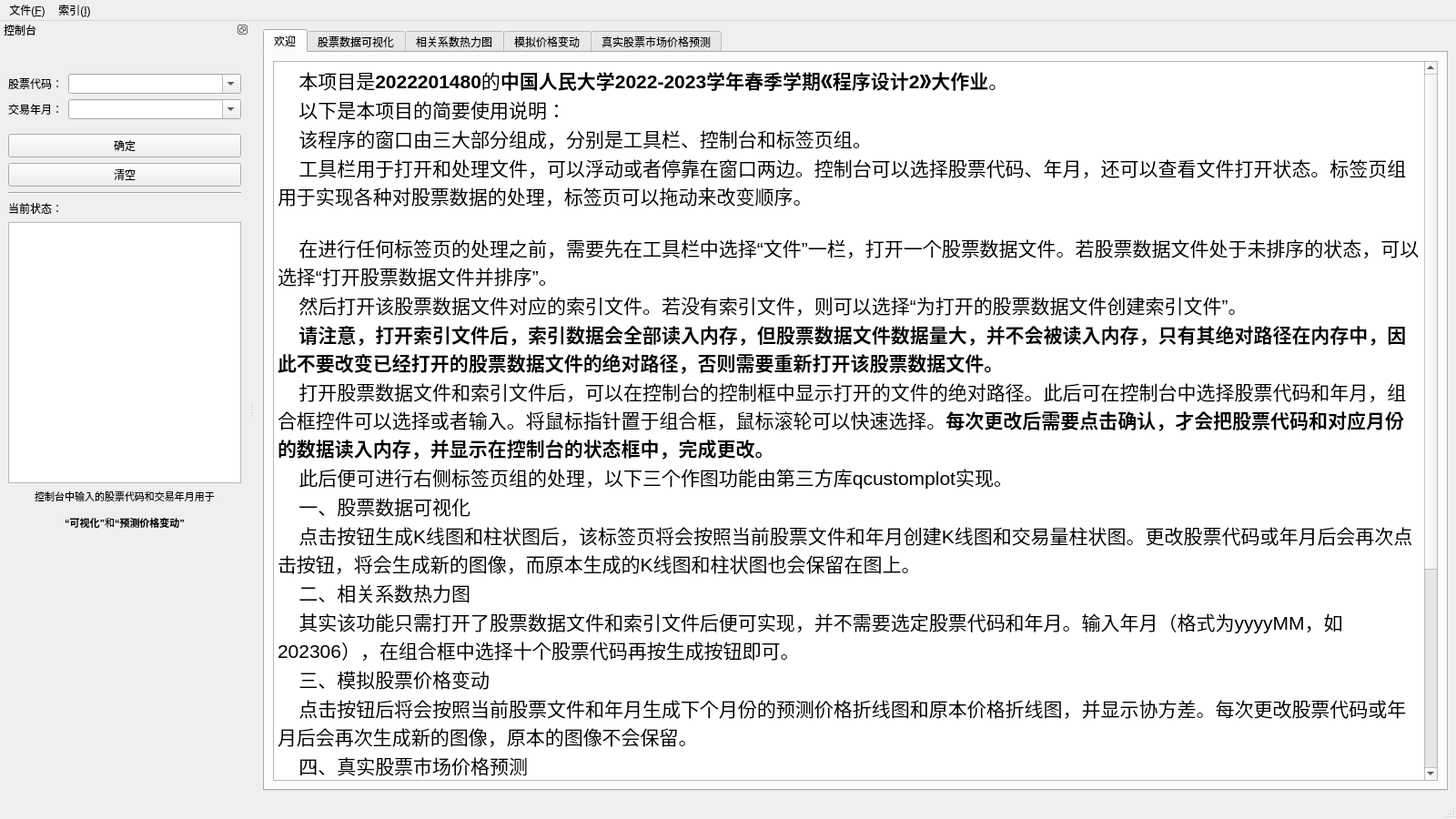
<?xml version="1.0" encoding="UTF-8"?>
<ui version="4.0">
 <class>StockWin</class>
 <widget class="QMainWindow" name="StockWin">
  <property name="geometry">
   <rect>
    <x>0</x>
    <y>0</y>
    <width>1600</width>
    <height>900</height>
   </rect>
  </property>
  <property name="windowTitle">
   <string>股票分析程序 by 2022201480</string>
  </property>
  <widget class="QWidget" name="centralwidget">
   <layout class="QHBoxLayout" name="horizontalLayout_3">
    <item>
     <widget class="QTabWidget" name="tabFunctions">
      <property name="styleSheet">
       <string notr="true"/>
      </property>
      <property name="currentIndex">
       <number>0</number>
      </property>
      <property name="tabsClosable">
       <bool>false</bool>
      </property>
      <property name="movable">
       <bool>true</bool>
      </property>
      <property name="tabBarAutoHide">
       <bool>true</bool>
      </property>
      <widget class="QWidget" name="TabWelcome">
       <attribute name="title">
        <string>欢迎</string>
       </attribute>
       <layout class="QHBoxLayout" name="horizontalLayout_7">
        <item>
         <widget class="QTextBrowser" name="WelcomeTextBrowser">
          <property name="html">
           <string>&lt;!DOCTYPE HTML PUBLIC &quot;-//W3C//DTD HTML 4.0//EN&quot; &quot;http://www.w3.org/TR/REC-html40/strict.dtd&quot;&gt;
&lt;html&gt;&lt;head&gt;&lt;meta name=&quot;qrichtext&quot; content=&quot;1&quot; /&gt;&lt;style type=&quot;text/css&quot;&gt;
p, li { white-space: pre-wrap; }
&lt;/style&gt;&lt;/head&gt;&lt;body style=&quot; font-family:'SimSun'; font-size:9pt; font-weight:400; font-style:normal;&quot;&gt;
&lt;p style=&quot; margin-top:0px; margin-bottom:0px; margin-left:0px; margin-right:0px; -qt-block-indent:0; text-indent:0px;&quot;&gt;&lt;span style=&quot; font-size:16pt;&quot;&gt;    本项目是&lt;/span&gt;&lt;span style=&quot; font-size:16pt; font-weight:600;&quot;&gt;2022201480&lt;/span&gt;&lt;span style=&quot; font-size:16pt;&quot;&gt;的&lt;/span&gt;&lt;span style=&quot; font-size:16pt; font-weight:600;&quot;&gt;中国人民大学&lt;/span&gt;&lt;span style=&quot; font-family:'Times New Roman','serif'; font-size:16pt; font-weight:600;&quot;&gt;2022-2023学年春季学期&lt;/span&gt;&lt;span style=&quot; font-family:'宋体'; font-size:16pt; font-weight:600;&quot;&gt;《程序设计&lt;/span&gt;&lt;span style=&quot; font-family:'Times New Roman','serif'; font-size:16pt; font-weight:600;&quot;&gt;2&lt;/span&gt;&lt;span style=&quot; font-family:'宋体'; font-size:16pt; font-weight:600;&quot;&gt;》大作业&lt;/span&gt;&lt;span style=&quot; font-family:'宋体'; font-size:16pt;&quot;&gt;。&lt;/span&gt;&lt;/p&gt;
&lt;p style=&quot; margin-top:0px; margin-bottom:0px; margin-left:0px; margin-right:0px; -qt-block-indent:0; text-indent:0px;&quot;&gt;&lt;span style=&quot; font-family:'宋体'; font-size:16pt;&quot;&gt;    以下是本项目的简要使用说明：&lt;/span&gt;&lt;/p&gt;
&lt;p style=&quot; margin-top:0px; margin-bottom:0px; margin-left:0px; margin-right:0px; -qt-block-indent:0; text-indent:0px;&quot;&gt;&lt;span style=&quot; font-family:'宋体'; font-size:16pt;&quot;&gt;    该程序的窗口由三大部分组成，分别是工具栏、控制台和标签页组。&lt;/span&gt;&lt;/p&gt;
&lt;p style=&quot; margin-top:0px; margin-bottom:0px; margin-left:0px; margin-right:0px; -qt-block-indent:0; text-indent:0px;&quot;&gt;&lt;span style=&quot; font-family:'宋体'; font-size:16pt;&quot;&gt;    工具栏用于打开和处理文件，可以浮动或者停靠在窗口两边。控制台可以选择股票代码、年月，还可以查看文件打开状态。标签页组用于实现各种对股票数据的处理，标签页可以拖动来改变顺序。&lt;/span&gt;&lt;/p&gt;
&lt;p style=&quot; margin-top:0px; margin-bottom:0px; margin-left:0px; margin-right:0px; -qt-block-indent:0; text-indent:0px;&quot;&gt;&lt;span style=&quot; font-family:'宋体'; font-size:16pt;&quot;&gt;    &lt;/span&gt;&lt;/p&gt;
&lt;p style=&quot; margin-top:0px; margin-bottom:0px; margin-left:0px; margin-right:0px; -qt-block-indent:0; text-indent:0px;&quot;&gt;&lt;span style=&quot; font-family:'宋体'; font-size:16pt;&quot;&gt;    在进行任何标签页的处理之前，需要先在工具栏中选择“文件”一栏，打开一个股票数据文件。若股票数据文件处于未排序的状态，可以选择“打开股票数据文件并排序”。&lt;/span&gt;&lt;/p&gt;
&lt;p style=&quot; margin-top:0px; margin-bottom:0px; margin-left:0px; margin-right:0px; -qt-block-indent:0; text-indent:0px;&quot;&gt;&lt;span style=&quot; font-family:'宋体'; font-size:16pt;&quot;&gt;    然后打开该股票数据文件对应的索引文件。若没有索引文件，则可以选择“为打开的股票数据文件创建索引文件”。&lt;/span&gt;&lt;/p&gt;
&lt;p style=&quot; margin-top:0px; margin-bottom:0px; margin-left:0px; margin-right:0px; -qt-block-indent:0; text-indent:0px;&quot;&gt;&lt;span style=&quot; font-family:'宋体'; font-size:16pt;&quot;&gt;    &lt;/span&gt;&lt;span style=&quot; font-family:'宋体'; font-size:16pt; font-weight:600;&quot;&gt;请注意，打开索引文件后，索引数据会全部读入内存，但股票数据文件数据量大，并不会被读入内存，只有其绝对路径在内存中，因此不要改变已经打开的股票数据文件的绝对路径，否则需要重新打开该股票数据文件。&lt;/span&gt;&lt;/p&gt;
&lt;p style=&quot; margin-top:0px; margin-bottom:0px; margin-left:0px; margin-right:0px; -qt-block-indent:0; text-indent:0px;&quot;&gt;&lt;span style=&quot; font-family:'宋体'; font-size:16pt;&quot;&gt;    打开股票数据文件和索引文件后，可以在控制台的控制框中显示打开的文件的绝对路径。此后可在控制台中选择股票代码和年月，组合框控件可以选择或者输入。将鼠标指针置于组合框，鼠标滚轮可以快速选择。&lt;/span&gt;&lt;span style=&quot; font-family:'宋体'; font-size:16pt; font-weight:600;&quot;&gt;每次更改后需要点击确认，才会把股票代码和对应月份的数据读入内存，并显示在控制台的状态框中，完成更改。&lt;/span&gt;&lt;/p&gt;
&lt;p style=&quot; margin-top:0px; margin-bottom:0px; margin-left:0px; margin-right:0px; -qt-block-indent:0; text-indent:0px;&quot;&gt;&lt;span style=&quot; font-family:'宋体'; font-size:16pt;&quot;&gt;    此后便可进行右侧标签页组的处理，以下三个作图功能由第三方库qcustomplot实现。&lt;/span&gt;&lt;/p&gt;
&lt;p style=&quot; margin-top:0px; margin-bottom:0px; margin-left:0px; margin-right:0px; -qt-block-indent:0; text-indent:0px;&quot;&gt;&lt;span style=&quot; font-family:'宋体'; font-size:16pt;&quot;&gt;    一、股票数据可视化&lt;/span&gt;&lt;/p&gt;
&lt;p style=&quot; margin-top:0px; margin-bottom:0px; margin-left:0px; margin-right:0px; -qt-block-indent:0; text-indent:0px;&quot;&gt;&lt;span style=&quot; font-family:'宋体'; font-size:16pt;&quot;&gt;    点击按钮生成K线图和柱状图后，该标签页将会按照当前股票文件和年月创建K线图和交易量柱状图。更改股票代码或年月后会再次点击按钮，将会生成新的图像，而原本生成的K线图和柱状图也会保留在图上。&lt;/span&gt;&lt;/p&gt;
&lt;p style=&quot; margin-top:0px; margin-bottom:0px; margin-left:0px; margin-right:0px; -qt-block-indent:0; text-indent:0px;&quot;&gt;&lt;span style=&quot; font-family:'宋体'; font-size:16pt;&quot;&gt;    二、相关系数热力图&lt;/span&gt;&lt;/p&gt;
&lt;p style=&quot; margin-top:0px; margin-bottom:0px; margin-left:0px; margin-right:0px; -qt-block-indent:0; text-indent:0px;&quot;&gt;&lt;span style=&quot; font-family:'宋体'; font-size:16pt;&quot;&gt;    其实该功能只需打开了股票数据文件和索引文件后便可实现，并不需要选定股票代码和年月。输入年月（格式为yyyyMM，如202306），在组合框中选择十个股票代码再按生成按钮即可。&lt;/span&gt;&lt;/p&gt;
&lt;p style=&quot; margin-top:0px; margin-bottom:0px; margin-left:0px; margin-right:0px; -qt-block-indent:0; text-indent:0px;&quot;&gt;&lt;span style=&quot; font-family:'宋体'; font-size:16pt;&quot;&gt;    三、模拟股票价格变动&lt;/span&gt;&lt;/p&gt;
&lt;p style=&quot; margin-top:0px; margin-bottom:0px; margin-left:0px; margin-right:0px; -qt-block-indent:0; text-indent:0px;&quot;&gt;&lt;span style=&quot; font-family:'宋体'; font-size:16pt;&quot;&gt;    点击按钮后将会按照当前股票文件和年月生成下个月份的预测价格折线图和原本价格折线图，并显示协方差。每次更改股票代码或年月后会再次生成新的图像，原本的图像不会保留。&lt;/span&gt;&lt;/p&gt;
&lt;p style=&quot; margin-top:0px; margin-bottom:0px; margin-left:0px; margin-right:0px; -qt-block-indent:0; text-indent:0px;&quot;&gt;&lt;span style=&quot; font-family:'宋体'; font-size:16pt;&quot;&gt;    四、真实股票市场价格预测&lt;/span&gt;&lt;/p&gt;
&lt;p style=&quot; margin-top:0px; margin-bottom:0px; margin-left:0px; margin-right:0px; -qt-block-indent:0; text-indent:0px;&quot;&gt;&lt;span style=&quot; font-family:'宋体'; font-size:16pt;&quot;&gt;    这其实是空白标签页，因为还没有做QwQ&lt;/span&gt;&lt;/p&gt;
&lt;p style=&quot;-qt-paragraph-type:empty; margin-top:0px; margin-bottom:0px; margin-left:0px; margin-right:0px; -qt-block-indent:0; text-indent:0px; font-family:'宋体'; font-size:16pt;&quot;&gt;&lt;br /&gt;&lt;/p&gt;
&lt;p style=&quot; margin-top:0px; margin-bottom:0px; margin-left:0px; margin-right:0px; -qt-block-indent:0; text-indent:0px;&quot;&gt;&lt;span style=&quot; font-family:'宋体'; font-size:16pt;&quot;&gt;    关于股票数据文件和索引文件的格式：&lt;/span&gt;&lt;/p&gt;
&lt;p style=&quot; margin-top:0px; margin-bottom:0px; margin-left:0px; margin-right:0px; -qt-block-indent:0; text-indent:0px;&quot;&gt;&lt;span style=&quot; font-family:'宋体'; font-size:16pt;&quot;&gt;    两者都为csv格式，数据之间用逗号分隔。&lt;/span&gt;&lt;/p&gt;
&lt;p style=&quot; margin-top:0px; margin-bottom:0px; margin-left:0px; margin-right:0px; -qt-block-indent:0; text-indent:0px;&quot;&gt;&lt;span style=&quot; font-family:'宋体'; font-size:16pt;&quot;&gt;    数据文件由表头（首行）和具体一行行的股票数据构成。股票数据第一行为表头，&lt;/span&gt;&lt;span style=&quot; font-family:'Times New Roman','serif'; font-size:16pt;&quot;&gt;ts_code&lt;/span&gt;&lt;span style=&quot; font-family:'宋体'; font-size:16pt;&quot;&gt;表示股票代码，&lt;/span&gt;&lt;span style=&quot; font-family:'Times New Roman','serif'; font-size:16pt;&quot;&gt;trade_date&lt;/span&gt;&lt;span style=&quot; font-family:'宋体'; font-size:16pt;&quot;&gt;表示交易日期，&lt;/span&gt;&lt;span style=&quot; font-family:'Times New Roman','serif'; font-size:16pt;&quot;&gt;open&lt;/span&gt;&lt;span style=&quot; font-family:'宋体'; font-size:16pt;&quot;&gt;表示开盘价，&lt;/span&gt;&lt;span style=&quot; font-family:'Times New Roman','serif'; font-size:16pt;&quot;&gt;high&lt;/span&gt;&lt;span style=&quot; font-family:'宋体'; font-size:16pt;&quot;&gt;表示最高价，&lt;/span&gt;&lt;span style=&quot; font-family:'Times New Roman','serif'; font-size:16pt;&quot;&gt;low&lt;/span&gt;&lt;span style=&quot; font-family:'宋体'; font-size:16pt;&quot;&gt;表示最低价，&lt;/span&gt;&lt;span style=&quot; font-family:'Times New Roman','serif'; font-size:16pt;&quot;&gt;close&lt;/span&gt;&lt;span style=&quot; font-family:'宋体'; font-size:16pt;&quot;&gt;表示收盘价，&lt;/span&gt;&lt;span style=&quot; font-family:'Times New Roman','serif'; font-size:16pt;&quot;&gt;pre_close&lt;/span&gt;&lt;span style=&quot; font-family:'宋体'; font-size:16pt;&quot;&gt;表示临近收盘价，&lt;/span&gt;&lt;span style=&quot; font-family:'Times New Roman','serif'; font-size:16pt;&quot;&gt;change&lt;/span&gt;&lt;span style=&quot; font-family:'宋体'; font-size:16pt;&quot;&gt;表示涨跌幅，&lt;/span&gt;&lt;span style=&quot; font-family:'Times New Roman','serif'; font-size:16pt;&quot;&gt;pct_chg&lt;/span&gt;&lt;span style=&quot; font-family:'宋体'; font-size:16pt;&quot;&gt;表示涨跌百分比，&lt;/span&gt;&lt;span style=&quot; font-family:'Times New Roman','serif'; font-size:16pt;&quot;&gt;vol&lt;/span&gt;&lt;span style=&quot; font-family:'宋体'; font-size:16pt;&quot;&gt;表示交易量，&lt;/span&gt;&lt;span style=&quot; font-family:'Times New Roman','serif'; font-size:16pt;&quot;&gt;amount&lt;/span&gt;&lt;span style=&quot; font-family:'宋体'; font-size:16pt;&quot;&gt;表示交易金额。&lt;/span&gt;&lt;/p&gt;
&lt;p style=&quot; margin-top:0px; margin-bottom:0px; margin-left:0px; margin-right:0px; -qt-block-indent:0; text-indent:0px;&quot;&gt;&lt;span style=&quot; font-family:'宋体'; font-size:16pt;&quot;&gt;    示例：&amp;quot;000026.SZ,20200102,11.26,11.52,11.02,11.31,11.09,0.22,1.9838,271761.56,306711.28&amp;quot;&lt;/span&gt;&lt;/p&gt;
&lt;p style=&quot; margin-top:0px; margin-bottom:0px; margin-left:0px; margin-right:0px; -qt-block-indent:0; text-indent:0px;&quot;&gt;&lt;span style=&quot; font-family:'宋体'; font-size:16pt;&quot;&gt;    索引文件的由一行行的数据构成，比如：&amp;quot;000026.SZ,202008,10878&amp;quot;。分别代表股票代码、年月、在股票数据文件中的偏移量。&lt;/span&gt;&lt;/p&gt;
&lt;p style=&quot; margin-top:0px; margin-bottom:0px; margin-left:0px; margin-right:0px; -qt-block-indent:0; text-indent:0px;&quot;&gt;&lt;span style=&quot; font-family:'宋体'; font-size:16pt;&quot;&gt;    &lt;/span&gt;&lt;span style=&quot; font-family:'宋体'; font-size:16pt; font-weight:600;&quot;&gt;本程序将无法处理不符合上述格式的文件。&lt;/span&gt;&lt;/p&gt;&lt;/body&gt;&lt;/html&gt;</string>
          </property>
         </widget>
        </item>
       </layout>
      </widget>
      <widget class="QWidget" name="TabFinancialChart">
       <attribute name="title">
        <string>股票数据可视化</string>
       </attribute>
       <layout class="QVBoxLayout" name="verticalLayout_2">
        <item>
         <widget class="QCustomPlot" name="FinancialChart" native="true"/>
        </item>
        <item>
         <widget class="QWidget" name="CreateFinancialChartLayoutWigdet" native="true">
          <property name="sizePolicy">
           <sizepolicy hsizetype="MinimumExpanding" vsizetype="Fixed">
            <horstretch>0</horstretch>
            <verstretch>0</verstretch>
           </sizepolicy>
          </property>
          <layout class="QHBoxLayout" name="horizontalLayout">
           <item>
            <spacer name="CreateFinancialChartButtonLeftHorizontalSpacer">
             <property name="orientation">
              <enum>Qt::Horizontal</enum>
             </property>
             <property name="sizeHint" stdset="0">
              <size>
               <width>40</width>
               <height>20</height>
              </size>
             </property>
            </spacer>
           </item>
           <item>
            <widget class="QPushButton" name="CreateFinancialChartButton">
             <property name="sizePolicy">
              <sizepolicy hsizetype="Preferred" vsizetype="Preferred">
               <horstretch>0</horstretch>
               <verstretch>0</verstretch>
              </sizepolicy>
             </property>
             <property name="text">
              <string>生成K线图和柱状图</string>
             </property>
            </widget>
           </item>
           <item>
            <spacer name="CreateFinancialChartButtonRightHorizontalSpacer">
             <property name="orientation">
              <enum>Qt::Horizontal</enum>
             </property>
             <property name="sizeHint" stdset="0">
              <size>
               <width>40</width>
               <height>20</height>
              </size>
             </property>
            </spacer>
           </item>
          </layout>
         </widget>
        </item>
       </layout>
      </widget>
      <widget class="QWidget" name="TabPearsonCorrelationMap">
       <attribute name="title">
        <string>相关系数热力图</string>
       </attribute>
       <layout class="QHBoxLayout" name="horizontalLayout_2">
        <item>
         <widget class="QWidget" name="MapInfoLayoutWidget" native="true">
          <property name="sizePolicy">
           <sizepolicy hsizetype="Fixed" vsizetype="Expanding">
            <horstretch>0</horstretch>
            <verstretch>0</verstretch>
           </sizepolicy>
          </property>
          <layout class="QVBoxLayout" name="verticalLayout">
           <item>
            <widget class="QWidget" name="MapCurrentMonthInfoWidgetLayout" native="true">
             <property name="sizePolicy">
              <sizepolicy hsizetype="Preferred" vsizetype="Maximum">
               <horstretch>0</horstretch>
               <verstretch>0</verstretch>
              </sizepolicy>
             </property>
             <layout class="QHBoxLayout" name="horizontalLayout_4">
              <item>
               <widget class="QLabel" name="MapCurrentMonthInfo">
                <property name="sizePolicy">
                 <sizepolicy hsizetype="Preferred" vsizetype="Maximum">
                  <horstretch>0</horstretch>
                  <verstretch>0</verstretch>
                 </sizepolicy>
                </property>
                <property name="text">
                 <string>&lt;html&gt;&lt;head/&gt;&lt;body&gt;&lt;p align=&quot;center&quot;&gt;选择年月：&lt;/p&gt;&lt;/body&gt;&lt;/html&gt;</string>
                </property>
               </widget>
              </item>
              <item>
               <widget class="QLineEdit" name="MapMonthInputLineEdit">
                <property name="sizePolicy">
                 <sizepolicy hsizetype="Fixed" vsizetype="Fixed">
                  <horstretch>0</horstretch>
                  <verstretch>0</verstretch>
                 </sizepolicy>
                </property>
                <property name="placeholderText">
                 <string>（格式：yyyyMM）</string>
                </property>
                <property name="clearButtonEnabled">
                 <bool>true</bool>
                </property>
               </widget>
              </item>
             </layout>
            </widget>
           </item>
           <item>
            <widget class="QLabel" name="ChosenInfoLabel">
             <property name="sizePolicy">
              <sizepolicy hsizetype="Preferred" vsizetype="Maximum">
               <horstretch>0</horstretch>
               <verstretch>0</verstretch>
              </sizepolicy>
             </property>
             <property name="text">
              <string>&lt;html&gt;&lt;head/&gt;&lt;body&gt;&lt;p align=&quot;center&quot;&gt;请选择10个股票代码&lt;/p&gt;&lt;/body&gt;&lt;/html&gt;</string>
             </property>
            </widget>
           </item>
           <item>
            <widget class="QWidget" name="ComboBoxLayout" native="true">
             <property name="sizePolicy">
              <sizepolicy hsizetype="Preferred" vsizetype="Maximum">
               <horstretch>0</horstretch>
               <verstretch>0</verstretch>
              </sizepolicy>
             </property>
             <layout class="QGridLayout" name="gridLayout">
              <item row="4" column="1">
               <widget class="QComboBox" name="ComboBox8">
                <property name="editable">
                 <bool>true</bool>
                </property>
               </widget>
              </item>
              <item row="1" column="0">
               <widget class="QComboBox" name="ComboBox1">
                <property name="editable">
                 <bool>true</bool>
                </property>
                <property name="frame">
                 <bool>true</bool>
                </property>
               </widget>
              </item>
              <item row="5" column="1">
               <widget class="QComboBox" name="ComboBox10">
                <property name="editable">
                 <bool>true</bool>
                </property>
               </widget>
              </item>
              <item row="2" column="1">
               <widget class="QComboBox" name="ComboBox4">
                <property name="editable">
                 <bool>true</bool>
                </property>
               </widget>
              </item>
              <item row="1" column="1">
               <widget class="QComboBox" name="ComboBox2">
                <property name="editable">
                 <bool>true</bool>
                </property>
               </widget>
              </item>
              <item row="3" column="0">
               <widget class="QComboBox" name="ComboBox5">
                <property name="editable">
                 <bool>true</bool>
                </property>
               </widget>
              </item>
              <item row="5" column="0">
               <widget class="QComboBox" name="ComboBox9">
                <property name="editable">
                 <bool>true</bool>
                </property>
               </widget>
              </item>
              <item row="4" column="0">
               <widget class="QComboBox" name="ComboBox7">
                <property name="editable">
                 <bool>true</bool>
                </property>
               </widget>
              </item>
              <item row="3" column="1">
               <widget class="QComboBox" name="ComboBox6">
                <property name="editable">
                 <bool>true</bool>
                </property>
               </widget>
              </item>
              <item row="2" column="0">
               <widget class="QComboBox" name="ComboBox3">
                <property name="editable">
                 <bool>true</bool>
                </property>
               </widget>
              </item>
             </layout>
            </widget>
           </item>
           <item>
            <widget class="QWidget" name="MapButtonsLayoutWigdet" native="true">
             <property name="sizePolicy">
              <sizepolicy hsizetype="Expanding" vsizetype="Preferred">
               <horstretch>0</horstretch>
               <verstretch>0</verstretch>
              </sizepolicy>
             </property>
             <layout class="QHBoxLayout" name="horizontalLayout_5">
              <item>
               <widget class="QPushButton" name="MapConfirmButton">
                <property name="text">
                 <string>确认</string>
                </property>
               </widget>
              </item>
              <item>
               <widget class="QPushButton" name="MapClearButton">
                <property name="text">
                 <string>清空</string>
                </property>
               </widget>
              </item>
             </layout>
            </widget>
           </item>
           <item>
            <widget class="QLabel" name="WrongInfoLabel">
             <property name="text">
              <string>&lt;html&gt;&lt;head/&gt;&lt;body&gt;&lt;p align=&quot;center&quot;&gt;&lt;span style=&quot; font-weight:600;&quot;&gt;备注：&lt;/span&gt;&lt;/p&gt;&lt;p align=&quot;center&quot;&gt;相关系数为-1.01意为两支股票&lt;/p&gt;&lt;p align=&quot;center&quot;&gt;在选定月份的交易日数量不同&lt;/p&gt;&lt;p align=&quot;center&quot;&gt;无法计算皮尔森相关系数&lt;/p&gt;&lt;/body&gt;&lt;/html&gt;</string>
             </property>
            </widget>
           </item>
           <item>
            <spacer name="MapUnderButtonsVerticalSpacer">
             <property name="orientation">
              <enum>Qt::Vertical</enum>
             </property>
             <property name="sizeHint" stdset="0">
              <size>
               <width>20</width>
               <height>40</height>
              </size>
             </property>
            </spacer>
           </item>
          </layout>
         </widget>
        </item>
        <item>
         <widget class="QCustomPlot" name="PearsonCorrelationMap" native="true">
          <property name="sizePolicy">
           <sizepolicy hsizetype="Expanding" vsizetype="Expanding">
            <horstretch>0</horstretch>
            <verstretch>0</verstretch>
           </sizepolicy>
          </property>
         </widget>
        </item>
       </layout>
      </widget>
      <widget class="QWidget" name="TabPrediction">
       <attribute name="title">
        <string>模拟价格变动</string>
       </attribute>
       <layout class="QVBoxLayout" name="verticalLayout_3">
        <item>
         <widget class="QCustomPlot" name="SimulationGraph" native="true"/>
        </item>
        <item>
         <widget class="QWidget" name="CreateSimulationGraphLayoutWidget" native="true">
          <property name="sizePolicy">
           <sizepolicy hsizetype="Preferred" vsizetype="Maximum">
            <horstretch>0</horstretch>
            <verstretch>0</verstretch>
           </sizepolicy>
          </property>
          <layout class="QHBoxLayout" name="horizontalLayout_6">
           <item>
            <spacer name="CreateSimulationGraphButtonLeftHorizontalSpacer">
             <property name="orientation">
              <enum>Qt::Horizontal</enum>
             </property>
             <property name="sizeHint" stdset="0">
              <size>
               <width>40</width>
               <height>20</height>
              </size>
             </property>
            </spacer>
           </item>
           <item>
            <widget class="QPushButton" name="CreateSimulationGraphButton">
             <property name="text">
              <string>生成多线图</string>
             </property>
            </widget>
           </item>
           <item>
            <spacer name="CreateSimulationGraphButtonRightHorizontalSpacer">
             <property name="orientation">
              <enum>Qt::Horizontal</enum>
             </property>
             <property name="sizeHint" stdset="0">
              <size>
               <width>40</width>
               <height>20</height>
              </size>
             </property>
            </spacer>
           </item>
          </layout>
         </widget>
        </item>
       </layout>
      </widget>
      <widget class="QWidget" name="TabRealPrediction">
       <attribute name="title">
        <string>真实股票市场价格预测</string>
       </attribute>
      </widget>
     </widget>
    </item>
   </layout>
  </widget>
  <widget class="QMenuBar" name="MenuBar">
   <property name="geometry">
    <rect>
     <x>0</x>
     <y>0</y>
     <width>1600</width>
     <height>21</height>
    </rect>
   </property>
   <widget class="QMenu" name="MenuFile">
    <property name="title">
     <string>文件(&amp;F)</string>
    </property>
    <property name="toolTipsVisible">
     <bool>false</bool>
    </property>
    <addaction name="actionOpenStockFile"/>
    <addaction name="actionOpenAndSortStockFile"/>
   </widget>
   <widget class="QMenu" name="MenuIndex">
    <property name="title">
     <string>索引(&amp;I)</string>
    </property>
    <addaction name="actionOpenIndexFile"/>
    <addaction name="actionCreateIndexFile"/>
   </widget>
   <addaction name="MenuFile"/>
   <addaction name="MenuIndex"/>
  </widget>
  <widget class="QStatusBar" name="StatusBar">
   <property name="enabled">
    <bool>false</bool>
   </property>
  </widget>
  <widget class="QDockWidget" name="ConsoleDockWidget">
   <property name="sizePolicy">
    <sizepolicy hsizetype="Preferred" vsizetype="Preferred">
     <horstretch>0</horstretch>
     <verstretch>0</verstretch>
    </sizepolicy>
   </property>
   <property name="minimumSize">
    <size>
     <width>240</width>
     <height>352</height>
    </size>
   </property>
   <property name="features">
    <set>QDockWidget::DockWidgetFloatable|QDockWidget::DockWidgetMovable</set>
   </property>
   <property name="allowedAreas">
    <set>Qt::LeftDockWidgetArea|Qt::RightDockWidgetArea</set>
   </property>
   <property name="windowTitle">
    <string>控制台</string>
   </property>
   <attribute name="dockWidgetArea">
    <number>1</number>
   </attribute>
   <widget class="QWidget" name="dockWidgetContents">
    <layout class="QVBoxLayout" name="verticalLayout_4">
     <item>
      <spacer name="AboveInfoVerticalSpacer">
       <property name="orientation">
        <enum>Qt::Vertical</enum>
       </property>
       <property name="sizeType">
        <enum>QSizePolicy::Minimum</enum>
       </property>
       <property name="sizeHint" stdset="0">
        <size>
         <width>20</width>
         <height>30</height>
        </size>
       </property>
      </spacer>
     </item>
     <item>
      <layout class="QGridLayout" name="InfoGridLayout">
       <item row="1" column="0">
        <widget class="QLabel" name="ConsoleMonthLabel">
         <property name="text">
          <string>交易年月：</string>
         </property>
        </widget>
       </item>
       <item row="0" column="0">
        <widget class="QLabel" name="ConsoleStockCodeLabel">
         <property name="text">
          <string>股票代码：</string>
         </property>
        </widget>
       </item>
       <item row="0" column="1">
        <widget class="QComboBox" name="ConsoleStockCodeComboBox">
         <property name="sizePolicy">
          <sizepolicy hsizetype="MinimumExpanding" vsizetype="Fixed">
           <horstretch>0</horstretch>
           <verstretch>0</verstretch>
          </sizepolicy>
         </property>
         <property name="editable">
          <bool>true</bool>
         </property>
        </widget>
       </item>
       <item row="1" column="1">
        <widget class="QComboBox" name="ConsoleMonthComboBox">
         <property name="editable">
          <bool>true</bool>
         </property>
        </widget>
       </item>
      </layout>
     </item>
     <item>
      <spacer name="AboveButtonsVerticalSpacer">
       <property name="orientation">
        <enum>Qt::Vertical</enum>
       </property>
       <property name="sizeType">
        <enum>QSizePolicy::Minimum</enum>
       </property>
       <property name="sizeHint" stdset="0">
        <size>
         <width>20</width>
         <height>10</height>
        </size>
       </property>
      </spacer>
     </item>
     <item>
      <layout class="QVBoxLayout" name="ButtonsVerticalLayout">
       <item>
        <widget class="QPushButton" name="ConfirmButton">
         <property name="sizePolicy">
          <sizepolicy hsizetype="Preferred" vsizetype="Minimum">
           <horstretch>0</horstretch>
           <verstretch>0</verstretch>
          </sizepolicy>
         </property>
         <property name="text">
          <string>确定</string>
         </property>
        </widget>
       </item>
       <item>
        <widget class="QPushButton" name="ClearButton">
         <property name="text">
          <string>清空</string>
         </property>
        </widget>
       </item>
      </layout>
     </item>
     <item>
      <widget class="Line" name="UnderButtonsHorizontalLine">
       <property name="orientation">
        <enum>Qt::Horizontal</enum>
       </property>
      </widget>
     </item>
     <item>
      <widget class="QLabel" name="StatusLabel">
       <property name="frameShadow">
        <enum>QFrame::Plain</enum>
       </property>
       <property name="text">
        <string>当前状态：</string>
       </property>
      </widget>
     </item>
     <item>
      <widget class="QTextBrowser" name="StatusTextBrowser">
       <property name="html">
        <string>&lt;!DOCTYPE HTML PUBLIC &quot;-//W3C//DTD HTML 4.0//EN&quot; &quot;http://www.w3.org/TR/REC-html40/strict.dtd&quot;&gt;
&lt;html&gt;&lt;head&gt;&lt;meta name=&quot;qrichtext&quot; content=&quot;1&quot; /&gt;&lt;style type=&quot;text/css&quot;&gt;
p, li { white-space: pre-wrap; }
&lt;/style&gt;&lt;/head&gt;&lt;body style=&quot; font-family:'SimSun'; font-size:9pt; font-weight:400; font-style:normal;&quot;&gt;
&lt;p style=&quot;-qt-paragraph-type:empty; margin-top:0px; margin-bottom:0px; margin-left:0px; margin-right:0px; -qt-block-indent:0; text-indent:0px;&quot;&gt;&lt;br /&gt;&lt;/p&gt;&lt;/body&gt;&lt;/html&gt;</string>
       </property>
      </widget>
     </item>
     <item>
      <widget class="QLabel" name="ConsoleInfo">
       <property name="text">
        <string>&lt;html&gt;&lt;head/&gt;&lt;body&gt;&lt;p align=&quot;center&quot;&gt;&lt;span style=&quot; font-size:8pt;&quot;&gt;控制台中输入的股票代码和交易年月用于&lt;/span&gt;&lt;/p&gt;&lt;p align=&quot;center&quot;&gt;&lt;span style=&quot; font-size:8pt; font-weight:600;&quot;&gt;“可视化”&lt;/span&gt;&lt;span style=&quot; font-size:8pt;&quot;&gt;和&lt;/span&gt;&lt;span style=&quot; font-size:8pt; font-weight:600;&quot;&gt;“预测价格变动”&lt;/span&gt;&lt;/p&gt;&lt;/body&gt;&lt;/html&gt;</string>
       </property>
      </widget>
     </item>
     <item>
      <spacer name="UnderButtonsVerticalSpacer">
       <property name="orientation">
        <enum>Qt::Vertical</enum>
       </property>
       <property name="sizeHint" stdset="0">
        <size>
         <width>20</width>
         <height>40</height>
        </size>
       </property>
      </spacer>
     </item>
    </layout>
   </widget>
  </widget>
  <action name="actionOpenAndSortStockFile">
   <property name="text">
    <string>打开股票数据文件并排序(&amp;S)</string>
   </property>
  </action>
  <action name="actionCreateIndexFile">
   <property name="text">
    <string>为打开的股票数据文件创建索引文件(&amp;C)</string>
   </property>
  </action>
  <action name="actionOpenIndexFile">
   <property name="text">
    <string>打开索引文件(&amp;O)</string>
   </property>
  </action>
  <action name="actionOpenStockFile">
   <property name="text">
    <string>打开股票数据文件(&amp;O)</string>
   </property>
  </action>
 </widget>
 <customwidgets>
  <customwidget>
   <class>QCustomPlot</class>
   <extends>QWidget</extends>
   <header location="global">qcustomplot.h</header>
   <container>1</container>
  </customwidget>
 </customwidgets>
 <resources/>
 <connections/>
</ui>
